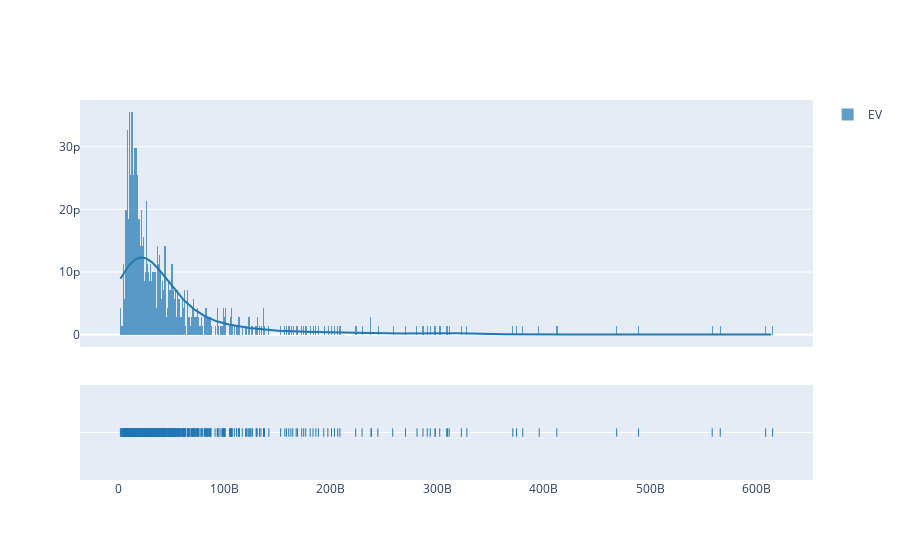

Write notebook code for a chart like this one.
### Markdown cell above
[Code section 17]

### Code cell
# PLOTTING THE DISTRIBUTION OF EV

hist_data = [df_ana12to15['EV'].to_numpy()]
group_labels = ['EV'] # name of the dataset

fig = ff.create_distplot(hist_data, group_labels, bin_size=1000000000)
fig.show()

### Figure 1 — Plotly figure (JSON) as saved in the notebook; plotly's stock layout.template omitted (floating-point values rounded to 4 significant figures; data arrays with more than 128 entries replaced by an {"elided": "..."} marker saying what was removed)
{"data": [{"autobinx": false, "histnorm": "probability density", "legendgroup": "EV", "marker": {"color": "rgb(31, 119, 180)"}, "name": "EV", "opacity": 0.7, "type": "histogram", "x": {"elided": "705 float values"}, "xaxis": "x", "xbins": {"end": 615300000000.0, "size": 1000000000, "start": 2001897000}, "yaxis": "y"}, {"legendgroup": "EV", "marker": {"color": "rgb(31, 119, 180)"}, "mode": "lines", "name": "EV", "showlegend": false, "type": "scatter", "x": {"elided": "500 float values"}, "xaxis": "x", "y": {"elided": "500 float values"}, "yaxis": "y"}, {"legendgroup": "EV", "marker": {"color": "rgb(31, 119, 180)", "symbol": "line-ns-open"}, "mode": "markers", "name": "EV", "showlegend": false, "type": "scatter", "x": {"elided": "705 float values"}, "xaxis": "x", "y": {"elided": "705 str values"}, "yaxis": "y2"}], "layout": {"barmode": "overlay", "hovermode": "closest", "legend": {"traceorder": "reversed"}, "xaxis": {"anchor": "y2", "domain": [0, 1], "zeroline": false}, "yaxis": {"anchor": "free", "domain": [0.35, 1], "position": 0}, "yaxis2": {"anchor": "x", "domain": [0, 0.25], "dtick": 1, "showticklabels": false}}}
